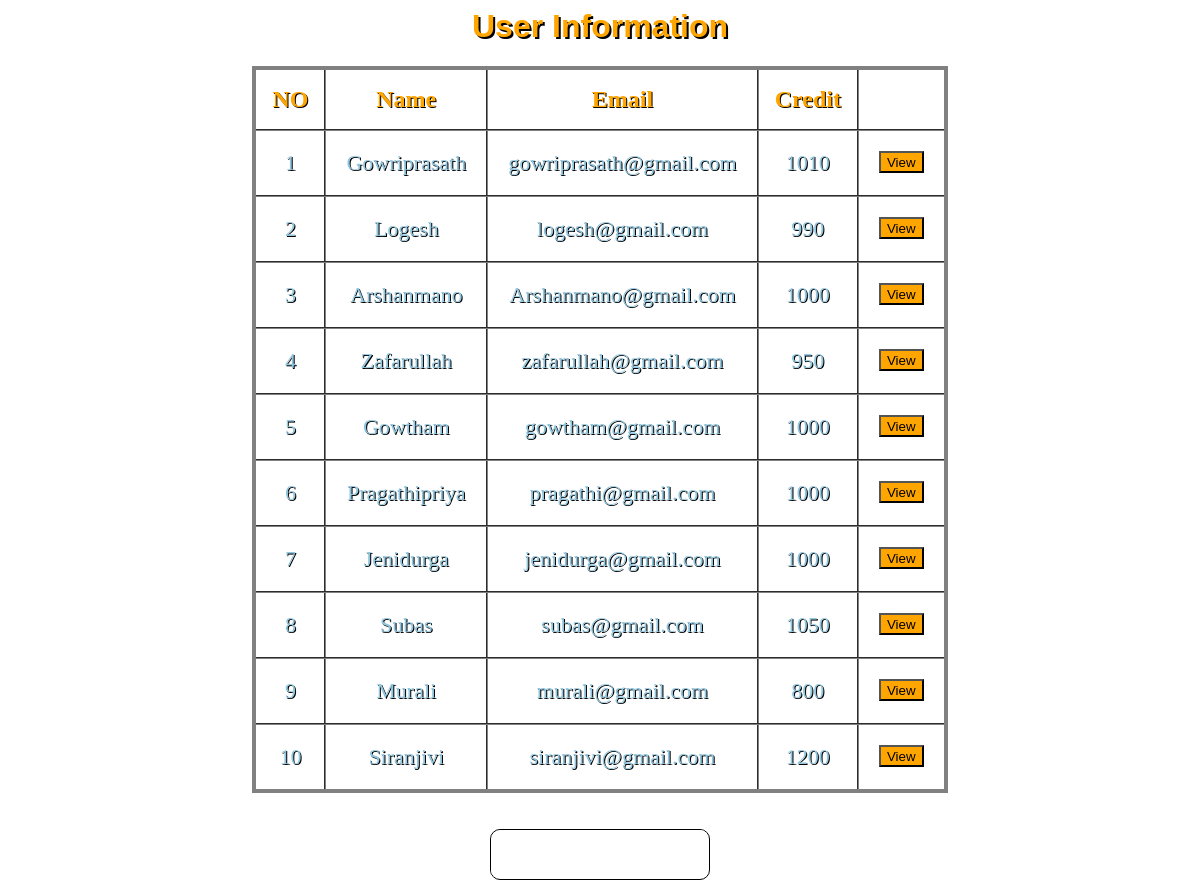
The app's page /getdetail.php with its own data.
### tables this page shows
CREATE TABLE `users` (
  `name` varchar(50) NOT NULL,
  `email` varchar(50) NOT NULL,
  `amount` double DEFAULT NULL
);

### getdetail.php (the view, shortened to what this page needs)
<?php
$con=mysqli_connect('localhost','root','','banking_system');
$q="select * from users ";
$result=mysqli_query($con,$q);
?>
<html>
<head>
   <link rel="stylesheet" href="button.css">
</head>
<body>
	<h1 style="color:orange;text-shadow: 2px 2px black;">User Information</h1>
    <table class="flat-table-1">
		<thead>
			<th>NO</th>
			<th>Name</th>
			<th>Email</th>
			<th>Credit</th>
			<th></th>
		</thead>
		<tbody>
		<tr>
			<?php
				$row=mysqli_fetch_array($result);
			?>
			<td> 1</td>
			<td><?php echo  $row["name"]; ?></td>
			<td><?php echo  $row["email"]; ?></td>
			<td><?php echo  $row["amount"]; ?></td>
			<td>
				<form action="user.php" method="post"  class="view">
					<button class="button1" type="submit" name="name" value="Gowriprasath">View</button>
				</form>
			</td>
		</tr>
		<tr>
			<?php
				$row=mysqli_fetch_array($result);
			?>
			<td> 2</td>
			<td><?php echo  $row["name"]; ?></td>
			<td><?php echo  $row["email"]; ?></td>
			<td><?php echo  $row["amount"]; ?></td>
			<td>
				<form action="user.php" method="post" class="view">
					<button class="button1" type="submit" name="name" value="Logesh">View</button>
				</form>
			</td>
		</tr>
        <tr>
			<?php
				$row=mysqli_fetch_array($result);
			?>
			<td> 3</td>
			<td><?php echo  $row["name"]; ?></td>
			<td><?php echo  $row["email"]; ?></td>
			<td><?php echo  $row["amount"]; ?></td>
			<td>
				<form action="user.php" method="post" class="view">
					<button class="button1" type="submit" name="name" value="Arshanmano">View</button>
				</form>
			</td>
		</tr>
        <tr>
			<?php
				$row=mysqli_fetch_array($result);
			?>
			<td> 4</td>
			<td><?php echo  $row["name"]; ?></td>
			<td><?php echo  $row["email"]; ?></td>
			<td><?php echo  $row["amount"]; ?></td>
			<td>
				<form action="user.php" method="post" class="view">
					<button class="button1" type="submit" name="name" value="Zafarullah">View</button>
				</form>
			</td>
        </tr>
        <tr>
			<?php
				$row=mysqli_fetch_array($result);
			?>
			<td> 5</td>
			<td><?php echo  $row["name"]; ?></td>
			<td><?php echo  $row["email"]; ?></td>
			<td><?php echo  $row["amount"]; ?></td>
			<td>
				<form action="user.php" method="post" class="view">
					<button class="button1" type="submit" name="name" value="Gowtham">View</button>
				</form>
			</td>
		</tr>
        <tr>
			<?php
				$row=mysqli_fetch_array($result);
			?>
			<td> 6</td>
			<td><?php echo  $row["name"]; ?></td>
			<td><?php echo  $row["email"]; ?></td>
			<td><?php echo  $row["amount"]; ?></td>
			<td>
				<form action="user.php" method="post" class="view">
					<button class="button1" type="submit" name="name" value="Pragathipriya">View</button>
				</form>
			</td>
        </tr>
        <tr>
			<?php
				$row=mysqli_fetch_array($result);
			?>
			<td> 7</td>
			<td><?php echo  $row["name"]; ?></td>
			<td><?php echo  $row["email"]; ?></td>
			<td><?php echo  $row["amount"]; ?></td>
			<td>
				<form action="user.php" method="post" class="view">
					<button class="button1"type="submit" name="name" value="Jenidurga">View</button>
				</form>
			</td>
		</tr>
        <tr>
			<?php
				$row=mysqli_fetch_array($result);
			?>
			<td> 8</td>
			<td><?php echo  $row["name"]; ?></td>
			<td><?php echo  $row["email"]; ?></td>
			<td><?php echo  $row["amount"]; ?></td>
			<td>
				<form action="user.php" method="post" class="view">
					<button class="button1"type="submit" name="name" value="Subas">View</button>
				</form>
			</td>
		</tr>
        <tr>
			<?php
				$row=mysqli_fetch_array($result);
			?>
			<td> 9</td>
			<td><?php echo  $row["name"]; ?></td>
			<td><?php echo  $row["email"]; ?></td>
			<td><?php echo  $row["amount"]; ?></td>
			<td>
				<form action="user.php" method="post" class="view">
					<button class="button1"type="submit" name="name" value="Murali">View</button>
				</form>
			</td>
        </tr>
        <tr>
			<?php
				$row=mysqli_fetch_array($result);
			?>
			<td> 10</td>
			<td><?php echo  $row["name"]; ?></td>
			<td><?php echo  $row["email"]; ?></td>
			<td><?php echo  $row["amount"]; ?></td>
			<td>
				<form action="user.php" method="post" class="view">
					<button class="button1"type="submit" name="name" value="Siranjivi">View</button>
				</form>
			</td>
		</tr>
		</tbody>
	</table><br><br>
<div class="buttons">
	<a href="index.php">
    <button class="glow-on-hover">HOME</button>
	</a>
</div>
</body>
</html>

### button.css (style rules this page uses)
.glow-on-hover { width: 220px; height: 51px; outline: none; color: white; font-size:18px; background:transparent; text-shadow: 0.7px 0.7px white; overflow: hidden; cursor: pointer; position: relative; z-index: 0; border-radius: 10px; border: 1px solid black; }
.glow-on-hover:before { content: ''; background: linear-gradient(45deg, #ff0000, #ff7300, #fffb00, #48ff00, #00ffd5, #002bff, #7a00ff, #ff00c8, #ff0000); position: absolute; top: -2px; left:-2px; background-size: 400%; z-index: -1; filter: blur(5px); width: calc(100% + 4px); height: calc(100% + 4px); animation: glowing 20s linear infinite; opacity: 0; transition: opacity .3s ease-in-out; border-radius: 10px; }
.glow-on-hover:after { z-index: -1; content: ''; position: absolute; width: 100%; height: 100%; left: 0; top: 0; border-radius: 10px; border: 2px solid white; background:transparent; }

### getdetail.php (style rules this page uses)
body { text-align:center; }
.flat-table-1 { background: ; }
h1 { font-family: Arial, Times, serif; }
table { text-align:center; margin-left: auto; margin-right: auto; border:4px solid gray; border-collapse:collapse; }
th { color: orange; font-size:24px; padding:16px; }
td { text-align:center; font-size:22px; color: #92c6df; padding: 0px 20px 0px 20px; }
tr { transition: background 0.3s, box-shadow 0.3s; }
th,td { border-collapse:collapse; border:2px groove gray; text-shadow: 1px 1px black; }
.button1 { background-color:orange; text-align:center; padding-top:2px; }
.view { top:50%; padding-top:20px; text-align:center; }
body { background-image:url("images/9.jpg"); background-position: center; background-repeat: no-repeat; background-size: cover; }

### records on screen
users: name "Gowriprasath", email "gowriprasath@gmail.com", amount "1010"
users: name "Logesh", email "logesh@gmail.com", amount "990"
users: name "Arshanmano", email "Arshanmano@gmail.com", amount "1000"
users: name "Zafarullah", email "zafarullah@gmail.com", amount "950"
users: name "Gowtham", email "gowtham@gmail.com", amount "1000"
users: name "Pragathipriya", email "pragathi@gmail.com", amount "1000"
users: name "Jenidurga", email "jenidurga@gmail.com", amount "1000"
users: name "Subas", email "subas@gmail.com", amount "1050"
users: name "Murali", email "murali@gmail.com", amount "800"
users: name "Siranjivi", email "siranjivi@gmail.com", amount "1200"
